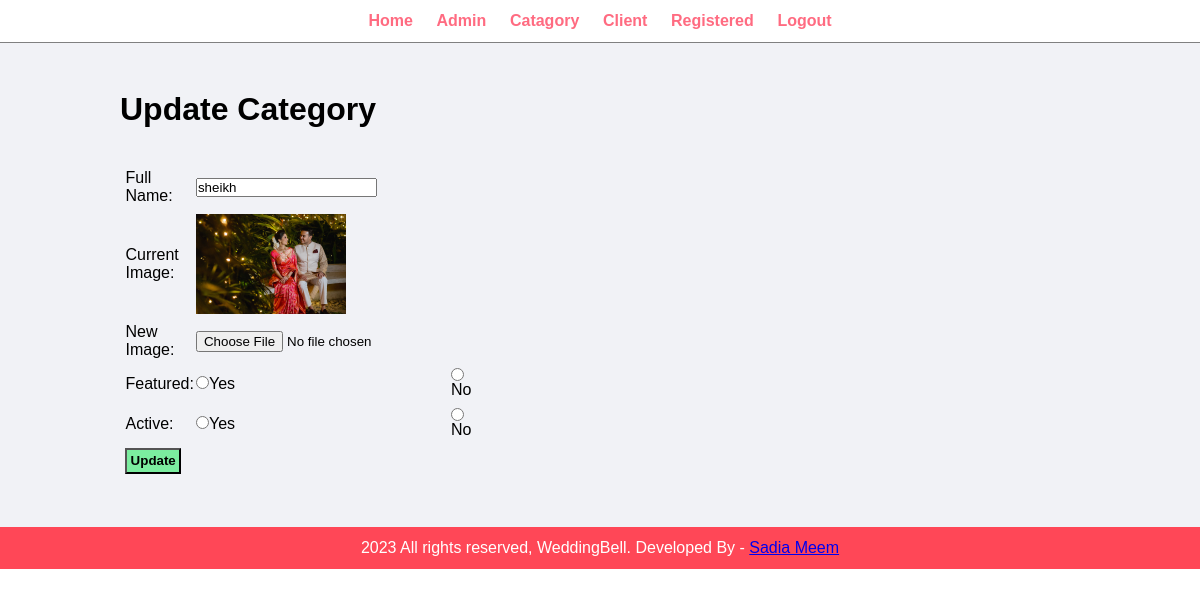
The page /weddingbell/admin/update-catagory.php?id=14 (signed in) on the database its author committed.
### tables this page shows
CREATE TABLE `tbl_catagory` (
  `id` int(10) UNSIGNED NOT NULL,
  `name` varchar(100) NOT NULL,
  `image_name` varchar(255) NOT NULL,
  `featured` varchar(10) NOT NULL,
  `active` varchar(10) NOT NULL
);

### weddingbell/admin/update-catagory.php (the view, shortened to what this page needs)
<?php include('partials/menu.php'); ?>
<div class="main-content">
    <div class="wrapper">
        <h1>Update Category</h1>
        <?php
            if(isset($_GET['id']))
            {
                $id = $_GET['id'];
                $sql = "SELECT * FROM tbl_catagory WHERE id=$id";
                $res = mysqli_query($conn, $sql);
                $count = mysqli_num_rows($res);
                if($count==1)
                {
                    $row=mysqli_fetch_assoc($res);
                    $name = $row['name'];
                    $current_image = $row['image_name'];
                }
                else
                {
                    $_SESSION['no-catagory-found'] = "<div class='error'>Catagory </div>";
                    header('location:'.SITEURL.'admin/manage-catagory.php');
                }
            }
            else
            {
                header('location:'.SITEURL.'admin/manage-catagory.php');
            }
        ?>
        <br><br>
        <form action="" method="POST" enctype="multipart/form-data">
            <table class="tbl-30">
                    <tr>
                        <td>Full Name: </td>
                        <td><input type="text" name="name" value="<?php echo $name; ?>"></td>
                    </tr>
                    <tr>
                        <td>Current Image: </td>
                        <td><?php
                                if($current_image != "")
                                {
                                    ?>
                                    <img src="<?php echo SITEURL; ?>images/catagory/<?php echo $current_image; ?>" width="150px">
                                    <?php
                                }
                                else
                                {
                                    echo "<div class='error'>Image not added</div>";
                                }
                            ?>
                        </td>
                    </tr>
                    <tr>
                        <td>New Image: </td>
                        <td><input type="file" name="image"></td>
                    </tr>
                    <tr>
                        <td>Featured: </td>
                        <td><input type="radio" name="featured" value="Yes">Yes</td>
                        <td><input type="radio" name="featured" value="No">No</td>
                    </tr>
                    <tr>
                        <td>Active: </td>
                        <td><input type="radio" name="active" value="Yes">Yes</td>
                        <td><input type="radio" name="active" value="No">No</td>
                    </tr>
                    <tr>
                        <td colspan="2">
                            <input type="submit" name="submit" value="Update" class="btn-secondary">
                        </td>
                    </tr>
                </table>
        </form>
    </div>
</div>
<?php include('partials/footer.php'); ?>

### weddingbell/css/admin.css (style rules this page uses)
* { margin: 0; padding: 0; font-family: Arial, Helvetica, sans-serif; }
.wrapper { padding: 1%; width: 80%; margin: 0 auto; }
.tbl-30 { width: 30%; }
table tr td { padding: 1%; }
.btn-secondary { background-color: #7bed9f; padding: 1%; color: black; text-decoration: none; font-weight: bold; }
.main-content { background-color: #f1f2f6; padding: 3% 0; }

### rows shown on the page
tbl_catagory: name "sheikh", image_name (picture)
